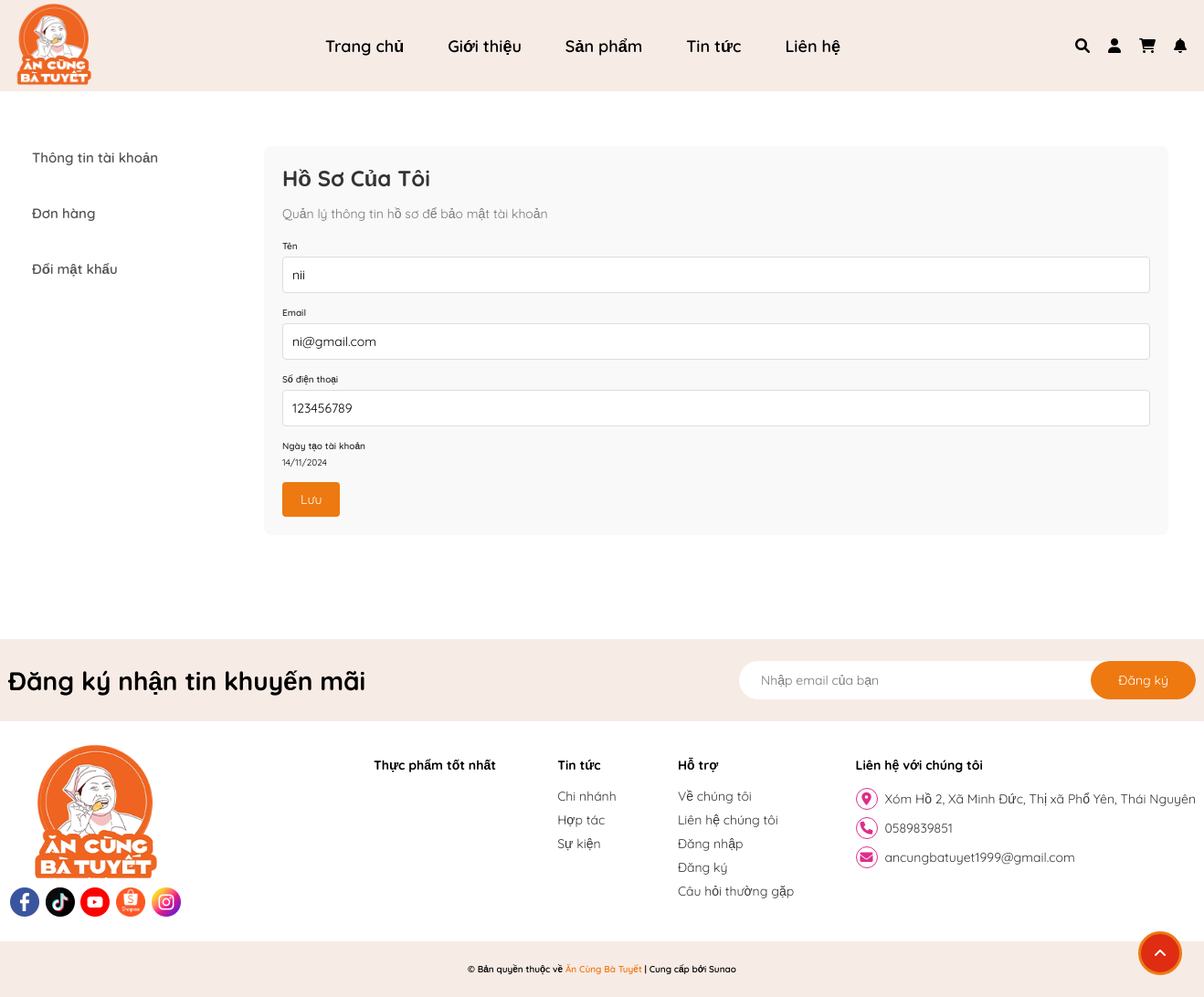
The app's page /views/users/index.php (signed in) with its own data.
### tables this page shows
CREATE TABLE `user` (
  `id` int NOT NULL,
  `name` varchar(255) NOT NULL,
  `email` varchar(255) NOT NULL,
  `phone` varchar(15) NOT NULL,
  `password` varchar(255) NOT NULL,
  `created_at` timestamp NOT NULL DEFAULT CURRENT_TIMESTAMP
);

### views/users/tabs/user_infor.php (the view, shortened to what this page needs)
<?php
include_once '../../includes/db_connect.php';
$user_id = $_SESSION['user_id'];
$sql = "SELECT * FROM user WHERE id = ?";
$stmt = $conn->prepare($sql);
if ($stmt) {
  $stmt->bind_param("i", $user_id);
  $stmt->execute();
  $result = $stmt->get_result();
  $user_info = $result->fetch_assoc();
} else {
  die("Lỗi khi truy vấn cơ sở dữ liệu.");
}
?>
<div class="user-profile">
  <h1 class="user-profile__title">Hồ Sơ Của Tôi</h1>
  <p class="user-profile__description">Quản lý thông tin hồ sơ để bảo mật tài khoản</p>
  <form method="POST" class="user-profile__form">
    <div class="user-profile__form-group">
      <label class="user-profile__label">Tên</label>
      <input type="text" name="name" value="<?= $user_info['name']; ?>"
        class="user-profile__input" />
    </div>
    <div class="user-profile__form-group">
      <label class="user-profile__label">Email</label>
      <input type="email" name="email" value="<?= $user_info['email']; ?>"
        class="user-profile__input" />
    </div>
    <div class="user-profile__form-group">
      <label class="user-profile__label">Số điện thoại</label>
      <input type="text" name="phone" value="<?= $user_info['phone']; ?>"
        class="user-profile__input" />
    </div>
    <div class="user-profile__form-group">
      <label class="user-profile__label">Ngày tạo tài khoản</label>
      <p class="user-profile__static-field">
        <?= date('d/m/Y', strtotime($user_info['created_at'])); ?>
      </p>
    </div>
    <button type="submit" class="user-profile__submit">Lưu</button>
  </form>
</div>

### public/css/main.css (style rules this page uses)
* { margin: 0; padding: 0; box-sizing: border-box; text-decoration: none; list-style: none; outline: none; }
html { scroll-behavior: smooth; scrollbar-width: none; font-family: "Quicksand", sans-serif; scrollbar-color: transparent; font-size: 62.5%; }
:root { --background-color: #fff; --text-color: #000; --beige-color: #f7ebe5; --gray-color: #ebebeb; --orange-color: #ee7910; --pink-color: #de2d8a; --red-color: #de2d13; }
button { border: none; cursor: pointer; font-family: "Quicksand", sans-serif; }
input { font-family: "Quicksand", sans-serif; }
body::before { position: fixed; top: 0; left: 0; width: 100%; height: 100%; background: rgba(0, 0, 0, 0.8); z-index: -1; }

### views/users/assets/user.css (style rules this page uses)
.user-profile { padding: 20px; background-color: #f9f9f9; border-radius: 8px; }
.user-profile__title { font-size: 24px; margin-bottom: 15px; color: #333; }
.user-profile__description { margin-bottom: 20px; font-size: 14px; color: #777; }
.user-profile__form-group { margin-bottom: 15px; }
.user-profile__label { display: block; margin-bottom: 5px; font-weight: 600; color: #333; }
.user-profile__input { width: 100%; padding: 10px; font-size: 14px; border: 1px solid #ddd; border-radius: 4px; }
.user-profile__submit { padding: 10px 20px; font-size: 14px; color: #fff; background-color: var(--orange-color); border: none; border-radius: 4px; cursor: pointer; }

### records on screen
user: name "nii", email "ni@gmail.com", phone "123456789", created_at "14/11/2024"
